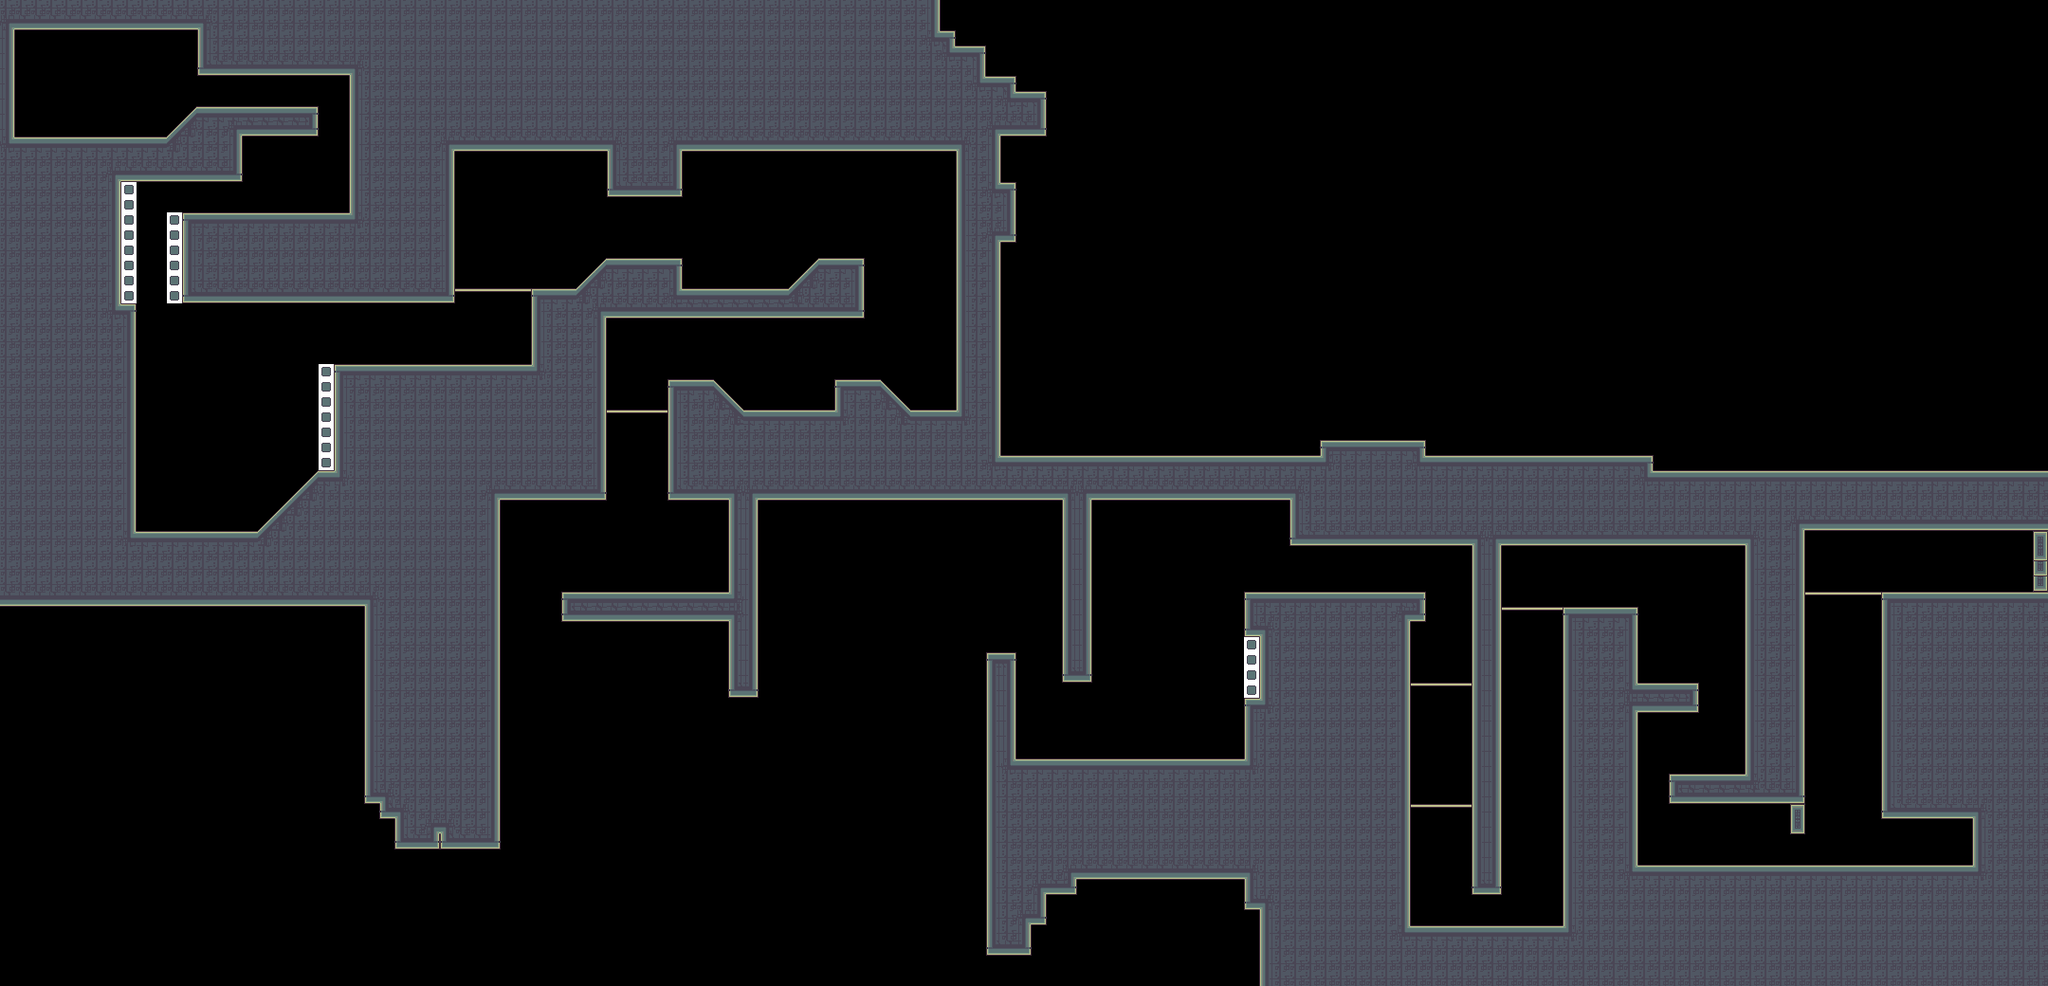

Tiled map render using the project's own tile images. Description and the map definition, with tile-layer contents summarised, below:
An orthogonal 135x65 tile map with 16x16 px tiles, 1 tile layer (Tile Layer 1), 1 hidden layer not drawn.

<map version="1.0" orientation="orthogonal" renderorder="right-down" width="135" height="65" tilewidth="16" tileheight="16" nextobjectid="1">
 <tileset firstgid="1" name="0_GAUNTLET_WOODS" tilewidth="16" tileheight="16" tilecount="600" columns="20">
  <image source="../../../tileset/0_GAUNTLET_WOODS.png" width="320" height="480" />
  <terraintypes>
   <terrain name="Basic" tile="-1" />
   <terrain name="Thin_V" tile="-1" />
   <terrain name="Thin_H" tile="-1" />
   <terrain name="Eraser" tile="-1" />
  </terraintypes>
  <tile id="8" terrain=",,,3" />
  <tile id="9" terrain=",,3,3" />
  <tile id="10" terrain=",,3," />
  <tile id="11" terrain="3,3,3," />
  <tile id="12" terrain="3,3,,3" />
  <tile id="28" terrain=",3,,3" />
  <tile id="29" terrain="3,3,3,3" />
  <tile id="30" terrain="3,,3," />
  <tile id="31" terrain="3,,3,3" />
  <tile id="32" terrain=",3,3,3" />
  <tile id="48" terrain=",3,," />
  <tile id="49" terrain="3,3,," />
  <tile id="50" terrain="3,,," />
  <tile id="80" terrain=",,,0" />
  <tile id="81" terrain=",,0,0" />
  <tile id="82" terrain=",,0," />
  <tile id="88" terrain=",,,1" />
  <tile id="89" terrain=",,1,1" />
  <tile id="90" terrain=",,1," />
  <tile id="92" terrain=",,,2" />
  <tile id="93" terrain=",,2,2" />
  <tile id="94" terrain=",,2," />
  <tile id="100" terrain=",0,,0" />
  <tile id="101" terrain="0,0,0,0" />
  <tile id="102" terrain="0,,0," />
  <tile id="105" terrain="0,0,0," />
  <tile id="106" terrain="0,0,,0" />
  <tile id="108" terrain=",1,,1" />
  <tile id="109" terrain="1,1,1,1" />
  <tile id="110" terrain="1,,1," />
  <tile id="112" terrain=",2,,2" />
  <tile id="113" terrain="2,2,2,2" />
  <tile id="114" terrain="2,,2," />
  <tile id="120" terrain=",0,," />
  <tile id="121" terrain="0,0,," />
  <tile id="122" terrain="0,,," />
  <tile id="125" terrain="0,,0,0" />
  <tile id="126" terrain=",0,0,0" />
  <tile id="128" terrain=",1,," />
  <tile id="129" terrain="1,1,," />
  <tile id="130" terrain="1,,," />
  <tile id="132" terrain=",2,," />
  <tile id="133" terrain="2,2,," />
  <tile id="134" terrain="2,,," />
 </tileset>
 <imagelayer name="Image Layer 1" visible="0">
  <image source="../../../../_noncrypt_assets/pngexports/WOODS_G1.png" />
 </imagelayer>
 <layer name="Tile Layer 1" width="135" height="65">
  <data>[8775 cells, 3308 non-empty, 21 distinct tile ids]</data>
 </layer>
</map>
